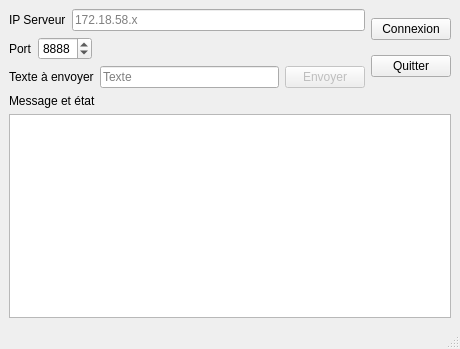
<?xml version="1.0" encoding="UTF-8"?>
<ui version="4.0">
 <class>interface_2</class>
 <widget class="QMainWindow" name="interface_2">
  <property name="geometry">
   <rect>
    <x>0</x>
    <y>0</y>
    <width>460</width>
    <height>349</height>
   </rect>
  </property>
  <property name="cursor">
   <cursorShape>CrossCursor</cursorShape>
  </property>
  <property name="windowTitle">
   <string>Interface Client</string>
  </property>
  <widget class="QWidget" name="centralwidget">
   <layout class="QVBoxLayout" name="verticalLayout_4">
    <item>
     <layout class="QHBoxLayout" name="horizontalLayout_5">
      <item>
       <layout class="QVBoxLayout" name="verticalLayout_2">
        <item>
         <layout class="QHBoxLayout" name="horizontalLayout">
          <item>
           <widget class="QLabel" name="label">
            <property name="text">
             <string>IP Serveur</string>
            </property>
           </widget>
          </item>
          <item>
           <widget class="QLineEdit" name="lineEditIPServeur">
            <property name="text">
             <string/>
            </property>
            <property name="placeholderText">
             <string>172.18.58.x</string>
            </property>
           </widget>
          </item>
         </layout>
        </item>
        <item>
         <layout class="QHBoxLayout" name="horizontalLayout_2">
          <item>
           <widget class="QLabel" name="label_2">
            <property name="text">
             <string>Port</string>
            </property>
           </widget>
          </item>
          <item>
           <widget class="QSpinBox" name="spinBoxPort">
            <property name="maximum">
             <number>9999</number>
            </property>
            <property name="value">
             <number>8888</number>
            </property>
           </widget>
          </item>
          <item>
           <spacer name="horizontalSpacer">
            <property name="orientation">
             <enum>Qt::Horizontal</enum>
            </property>
            <property name="sizeType">
             <enum>QSizePolicy::Expanding</enum>
            </property>
            <property name="sizeHint" stdset="0">
             <size>
              <width>40</width>
              <height>20</height>
             </size>
            </property>
           </spacer>
          </item>
         </layout>
        </item>
        <item>
         <layout class="QHBoxLayout" name="horizontalLayout_4">
          <item>
           <layout class="QHBoxLayout" name="horizontalLayout_3">
            <item>
             <widget class="QLabel" name="label_3">
              <property name="text">
               <string>Texte à envoyer</string>
              </property>
             </widget>
            </item>
            <item>
             <widget class="QLineEdit" name="TexteAEnv">
              <property name="placeholderText">
               <string>Texte</string>
              </property>
             </widget>
            </item>
           </layout>
          </item>
          <item>
           <widget class="QPushButton" name="BoutonEnvoyer">
            <property name="enabled">
             <bool>false</bool>
            </property>
            <property name="text">
             <string>Envoyer</string>
            </property>
           </widget>
          </item>
         </layout>
        </item>
       </layout>
      </item>
      <item>
       <layout class="QVBoxLayout" name="verticalLayout">
        <item>
         <widget class="QPushButton" name="Connexion">
          <property name="text">
           <string>Connexion</string>
          </property>
         </widget>
        </item>
        <item>
         <widget class="QPushButton" name="BoutonQuitter">
          <property name="text">
           <string>Quitter</string>
          </property>
         </widget>
        </item>
       </layout>
      </item>
     </layout>
    </item>
    <item>
     <layout class="QVBoxLayout" name="verticalLayout_3">
      <item>
       <widget class="QLabel" name="label_4">
        <property name="text">
         <string>Message et état</string>
        </property>
       </widget>
      </item>
      <item>
       <widget class="QTextEdit" name="TexteEtEtat"/>
      </item>
     </layout>
    </item>
   </layout>
  </widget>
  <widget class="QMenuBar" name="menubar">
   <property name="geometry">
    <rect>
     <x>0</x>
     <y>0</y>
     <width>460</width>
     <height>20</height>
    </rect>
   </property>
  </widget>
  <widget class="QStatusBar" name="statusbar"/>
 </widget>
 <resources/>
 <connections>
  <connection>
   <sender>BoutonQuitter</sender>
   <signal>clicked()</signal>
   <receiver>interface_2</receiver>
   <slot>close()</slot>
   <hints>
    <hint type="sourcelabel">
     <x>761</x>
     <y>93</y>
    </hint>
    <hint type="destinationlabel">
     <x>771</x>
     <y>110</y>
    </hint>
   </hints>
  </connection>
 </connections>
</ui>
